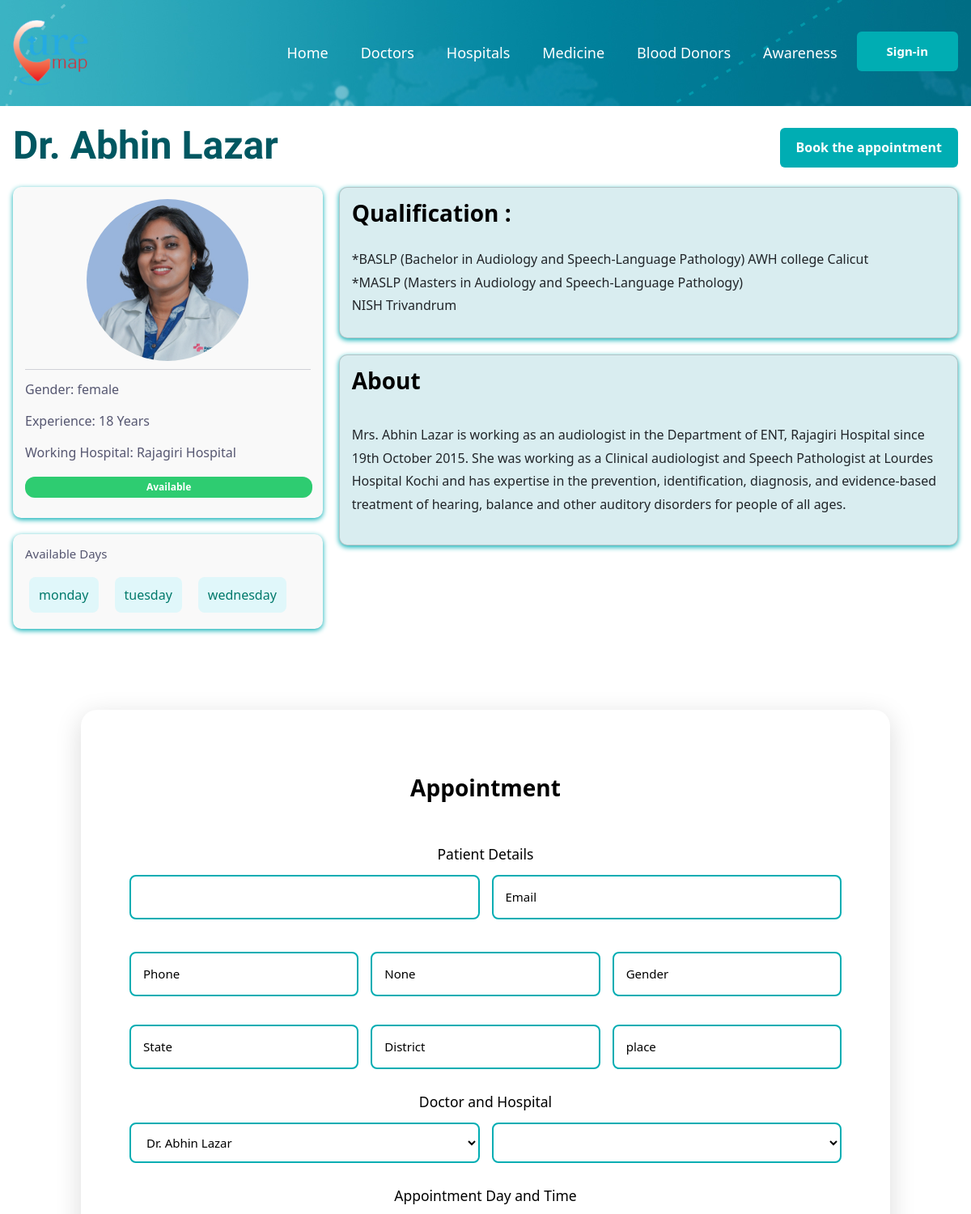
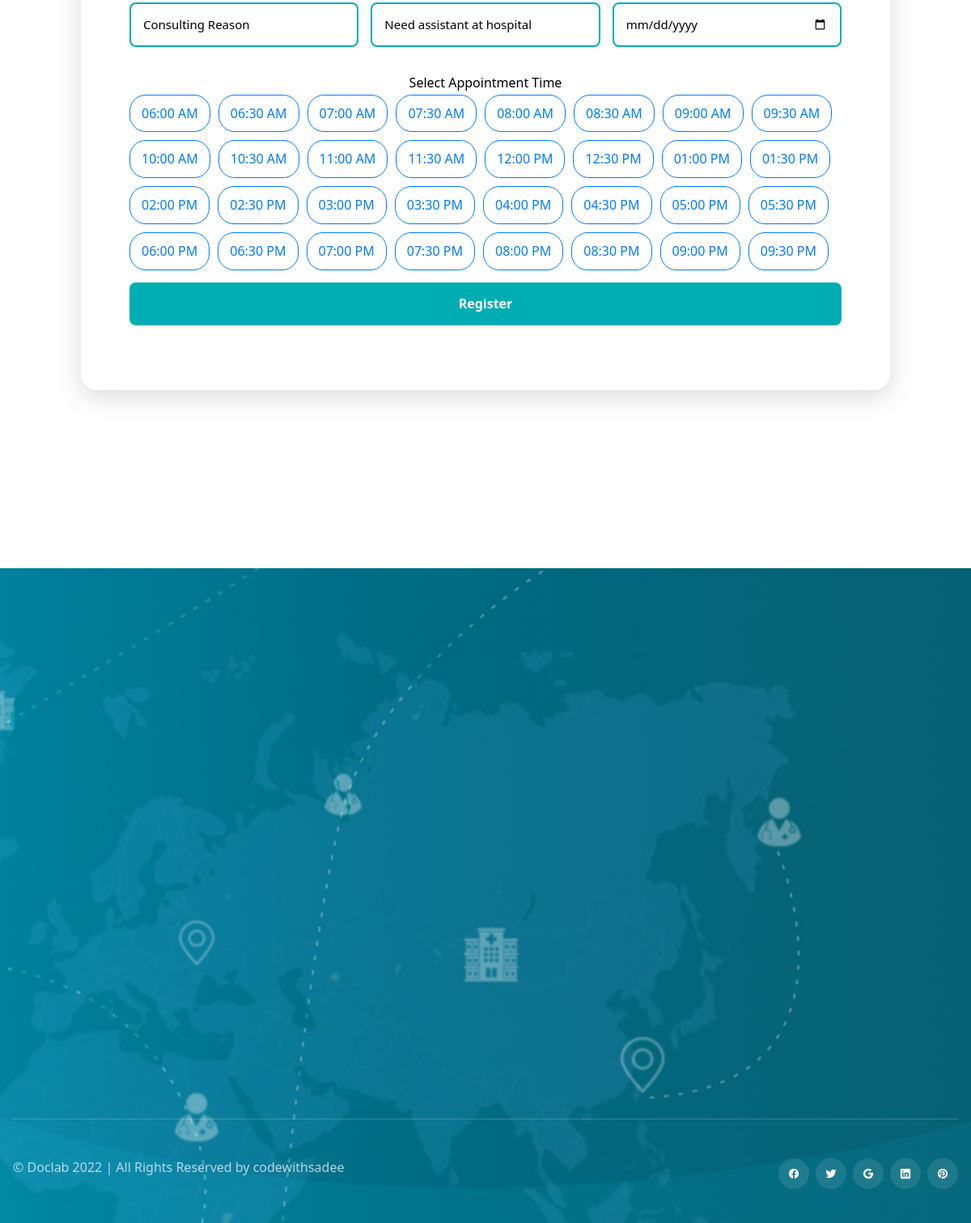
The app's page /doctor/doctor_detail/1/ with its own data (2 pictures, top to bottom).
### doctor/models.py (models this page shows, shortened)
class Doctor(models.Model):
    first_name = models.CharField(max_length=100)
    second_name = models.CharField(max_length=100, blank=True, null=True)
    last_name = models.CharField(max_length=100)
    photo = models.ImageField(upload_to='doctor_photos/')
    email = models.EmailField(unique=True, blank=True, null=True)
    phone = models.CharField(max_length=15, blank=True, null=True)
    gender = models.CharField(max_length=10, choices=[('male', 'Male'), ('female', 'Female'), ('other', 'Other')])
    role = models.CharField(max_length=255, blank=True, null=True)
    qualification = models.TextField(help_text="Use line breaks for paragraphs and * for bullet points.",blank=True, null=True)
    specialization = MultiSelectField(choices=SPECIALIZATION_CHOICES)
    experience_years = models.PositiveIntegerField(blank=True, null=True)
    hospital = models.ForeignKey(Hospital, on_delete=models.CASCADE, related_name='doctors')
    available_days = MultiSelectField(choices=DAY_CHOICES, blank=True, null=True)
    about = models.TextField(blank=True, null=True)
    rating = models.FloatField(default=0.0)
    is_available = models.BooleanField(default=True)

### hospital/models.py (models this page shows)
class Hospital(models.Model):
    name = models.CharField(max_length=255)
    photo = models.ImageField(upload_to='hospital_photos/')
    email = models.EmailField(blank=True, null=True)
    email2 = models.EmailField(blank=True, null=True)  # Optional second email
    contact_number = models.CharField(max_length=15,blank=True, null=True)
    contact_number2 = models.CharField(max_length=15, blank=True, null=True)  # Optional second contact number
    password = models.CharField(max_length=128)  # Use Django's default max length for passwords
    website = models.URLField(blank=True, null=True)
    address = models.TextField()
    pincode = models.CharField(max_length=10)
    place = models.CharField(max_length=100)
    district = models.CharField(max_length=100)
    state = models.CharField(max_length=100)
    location_map_url = models.URLField(max_length=2000, blank=True, null=True)
    rating = models.FloatField(default=0.0)
    open_24_hours = models.BooleanField(default=False, help_text="Check if the hospital is open 24 hours")
    def __str__(self):
        return self.name

### doctor/views.py (the view, shortened to what this page needs)
# urls.py: path('doctor_detail/<int:doctor_id>/', views.doctor_detail, name='doctor_detail'),
def doctor_detail(request, doctor_id):
    user = request.user
    profile = getattr(user, 'userprofile', None)
    doctor = get_object_or_404(Doctor, id=doctor_id)
    age = None
    if profile and profile.dob:
        today = datetime.today().date()
        age = today.year - profile.dob.year - ((today.month, today.day) < (profile.dob.month, profile.dob.day))
    return render(request, 'doctor/doctor_detail.html', {
        'profile': profile,
        'doctor': doctor,
        'doctors': Doctor.objects.all(),
        'hospitals': Hospital.objects.all(),
        'age': age,
    })

### templates/doctor/doctor_detail.html (shortened to what this page needs)
{% extends "basic_templates/doctorheader.html" %}
{% load static %}
{% block css %}
<link rel="stylesheet" href="https://cdn.jsdelivr.net/npm/choices.js/public/assets/styles/choices.min.css">
<link href="https://cdnjs.cloudflare.com/ajax/libs/cropperjs/1.5.13/cropper.min.css" rel="stylesheet">
<link rel="stylesheet" href="{% static 'css/basic_css/header.css' %}">
{% endblock css %}
{% block body %}<br>
<section class="section listing" aria-labelledby="listing-label">
    <div class="container">
      <div class="header-row">
        <h2 class="headline-md" data-reveal="left">Dr. {{ doctor.first_name }}{% if doctor.second_name %} {{ doctor.second_name }}{% endif %} {{ doctor.last_name }}</h2>
        <button class="medi-locker-btn"><a href="#appointment">Book the appointment</a></button>
      </div>
      <div class="profile-layout">
        <div class="left-sidebar">
          <div class="profile-card">
            {% if doctor.photo %}
            <img src="{{ doctor.photo.url }}" alt="Dr. {{ doctor.first_name }} {{ doctor.last_name }}" class="profile-pic">
        {% else %}
            <img src="{% static 'img/person/profile.png' %}" alt="Default Profile" class="profile-pic">
        {% endif %}
            <hr>
            <p>Gender: {{ doctor.gender }}</p>
            <p>Experience: {{ doctor.experience_years }} Years</p>
            <p>Working Hospital: {{ doctor.hospital }}</p>
            {% if doctor.is_available %}
          <p class="badge open">Available</p>
        {% else %}
          <p class="badge closed">Not Available</p>
        {% endif %}
          </div>
<div class="family-card">
    <div class="family-card-header">
      <h4 class="family-heading">Available Days</h4>
    </div>
    <div class="family-photos">
      {% for day in doctor.available_days %}
        <div class="available-day">{{ day }}</div>
      {% empty %}
        <p class="no-days">No available days listed.</p>
      {% endfor %}
    </div>
  </div>
        </div>
        <div class="right-content">
            <div class="card large-box">
             <h2>Qualification :</h2>
                <p>{{ doctor.qualification|linebreaksbr|safe }}</p>
          </div>
          {% if doctor.about %}
<div class="card large-box">
  <h2>About</h2>
  <p>{{ doctor.about|linebreaks }}</p>
</div>
{% endif %}
        </div>
      </div>
    </div>
    <div class="login-container" id="appointment">
      <h2>Appointment</h2><br>
      <form method="post" enctype="multipart/form-data">
        <h3>Patient Details</h3>
        <div class="form-grid two-column">
          <input type="text" name="patient_full_name" required placeholder="Full Name" value="{{ request.user.first_name }} {{ request.user.userprofile.middle_name }} {{ request.user.last_name }}">
          <input type="email" name="patient_email" required placeholder="Email" value="{{ request.user.email }}">
        </div>
        <div class="form-grid">
          <input type="text" name="patient_phone" required placeholder="Phone" value="{{ request.user.userprofile.phone_number }}">
          <input type="text" name="patient_age" required placeholder="Age" value="{{ age }}">
          <input type="text" name="patient_gender" placeholder="Gender" value="{{ request.user.userprofile.gender }}">
          <input type="text" name="patient_state" placeholder="State" value="{{ request.user.userprofile.state }}">
          <input type="text" name="patient_district" placeholder="District" value="{{ request.user.userprofile.district }}">
          <input type="text" name="patient_place" placeholder="place" value="{{ request.user.userprofile.place }}">
        </div>
        <h3>Doctor and Hospital</h3>
        <div class="form-grid two-column">
          <select name="consulting_doctor" required>
  {% for d in doctors %}
    <option value="{{ d.id }}" {% if doctor.id == d.id %}selected{% endif %}>Dr. {{ d.first_name }} {{ d.last_name }}</option>
  {% endfor %}
</select>
          <select name="hospital" required>
            {% for h in hospitals %}
              <option value="{{ h.id }}" {% if doctor.hospital.id == h.id %}selected{% endif %}>{{ h.hospital_name }}</option>
            {% endfor %}
          </select>
        </div>
        <h3>Appointment Day and Time</h3>
        <div class="form-grid">
          <input type="text" name="reason" required placeholder="Consulting Reason">
          <select id="assistant" name="assistant" class="form-control" required>
            <option value="">Need assistant at hospital</option>
          </select>
          <input type="date" name="appointment_date" required placeholder="Appointment Date">
        </div>
        <div class="time-slots-wrapper">
          <label>Select Appointment Time</label>
          <div class="tag-options-inline" id="timeSlotTags">
          </div>
        </div>
        <button type="submit">Register</button>
      </form>
    </div>
{% endblock body %}

### static/css/basic_css/header.css (style rules this page uses)
:root { --rich-black-fogra-29: hsl(222, 44%, 8%); --middle-blue-green_40: hsla(174, 64%, 71%, 0.4); --midnight-green: hsl(186, 100%, 19%); --midnight-green_a25: hsla(186, 100%, 19%, 0.25); --independece: hsl(236, 14%, 39%); --verdigris: hsl(182, 100%, 35%); --ming: hsl(186, 72%, 24%); --space-cadet: hsla(226, 45%, 24%); --eerie-black: hsl(0, 0%, 13%); --alice-blue: hsl(187, 25%, 94%); --gray-web: hsl(0, 0%, 50%); --gainsboro: hsl(0, 0%, 87%); --white: hsl(0, 0%, 100%); --white_a20: hsla(0, 0%, 100%, 0.2); --white_a10: hsla(0, 0%, 100%, 0.1); --black: hsl(0, 0%, 0%); --ff-oswald: 'Oswald', sans-serif; --ff-rubik: 'Rubik', sans-serif; --headline-lg: 5rem; --headline-md: 3rem; --headline-sm: 2rem; --title-lg: 1.8rem; --title-md: 1.5rem; --title-sm: 1.4rem; --fw-500: 500; --fw-700: 700; --section-padding: 120px; --shadow-1: 0px 2px 20px hsla(209, 36%, 72%, 0.2); --shadow-2: 0 4px 16px hsla(0, 0%, 0%, 0.06); --radius-circle: 50%; --radius-12: 12px; --radius-6: 6px; --radius-4: 4px; --transition-1: 0.25s ease; --transition-2: 0.5s ease; --transition-3: 1s ease; --cubic-in: cubic-bezier(0.51, 0.03, 0.64, 0.28); --cubic-out: cubic-bezier(0.05, 0.83, 0.52, 0.97); }
*, *::before, *::after { margin: 0; padding: 0; box-sizing: border-box; }
a, img, span, time, input, button, ion-icon { display: block; }
a { color: inherit; text-decoration: none; }
img { height: auto; }
input, button { background: none; border: none; font: inherit; }
input { width: 100%; outline: none; }
button { cursor: pointer; }
html { font-size: 10px; font-family: var(--ff-rubik); scroll-behavior: smooth; }
body { background-color: var(--white); font-size: 1.6rem; color: var(--independece); line-height: 1.8; overflow: hidden; }
body.loaded { overflow-y: visible; }
.container { padding-inline: 16px; }
.headline-md { font-size: var(--headline-md); font-weight: var(--fw-700); }
.headline-lg, .headline-md { font-family: var( --ff-oswald ); }
.headline-md, .headline-sm { line-height: 1.3; }
.headline-md, .headline-sm { color: var(--midnight-green); }
.section { padding-block: var(--section-padding); }
[data-reveal] { opacity: 0; transition: var(--transition-2); }
[data-reveal].revealed { opacity: 1 ; }
[data-reveal="left"] { transform: translateX(-50px); }
[data-reveal="left"].revealed, [data-reveal="right"].revealed { transform: translateX(0); }
@media (min-width:768px) { :root { --headline-lg:8rem; --headline-md:4.8rem } }
@media (min-width:768px) { .container { max-width: 750px; margin-inline: auto; } }
@media (min-width:992px) { .container { max-width: 940px; } }
@media (min-width:1200px) { .container { max-width: 1200px; } }

### templates/doctor/doctor_detail.html (style rules this page uses)
.header-row { display: flex; justify-content: space-between; align-items: center; margin-bottom: 1.5rem; }
.medi-locker-btn { padding: 10px 20px; background-color: hsl(182, 100%, 35%); color: white; border: none; border-radius: 6px; font-weight: bold; cursor: pointer; }
.profile-layout { display: flex; flex-wrap: wrap; gap: 20px; }
.left-sidebar { flex: 1; min-width: 280px; display: flex; flex-direction: column; gap: 20px; }
.profile-card, .family-card, .card { background-color: #f9f9f9; padding: 1.5rem; border-radius: 10px; box-shadow: 0 2px 6px hsl(182, 100%, 35%);; }
.profile-pic { width: 200px; height: 200px; border-radius: 50%; object-fit: cover; margin: 0 auto 10px auto; display: block; }
.family-card h4 { margin-bottom: 0.75rem; }
.family-photos { display: flex; flex-wrap: wrap; gap: 10px; max-width: 100%; overflow: hidden; }
.family-card-header { display: flex; justify-content: space-between; align-items: center; margin-bottom: 0.75rem; }
.right-content { flex: 2; min-width: 500px; display: flex; flex-direction: column; gap: 20px; }
.large-box { background:rgb(217, 237, 240); }
button { padding: 10px; background-color: #0077cc; color: white; border: none; border-radius: 5px; cursor: pointer; }

### records on screen
Doctor: first_name "Abhin", last_name "Lazar", photo (picture), gender "female", experience_years "18", hospital "Rajagiri Hospital", qualification "*BASLP (Bachelor in Audiology and Speech-Language Pathology) AWH college Calicut *MASLP (Masters in Audiology and Speech-Language Pathology) NISH Trivandrum", about "Mrs. Abhin Lazar is working as an audiologist in the Department of ENT, Rajagiri Hospital since 19th October 2015. She was working as a Clinical audiologist and Speech Pathologist at Lourdes Hospital Kochi and has expertise in the prevention, identification, diagnosis, and evidence-based treatment of hearing, balance and other auditory disorders for people of all ages."

### other values on screen
{{ day }} "monday" "tuesday" "wednesday"
